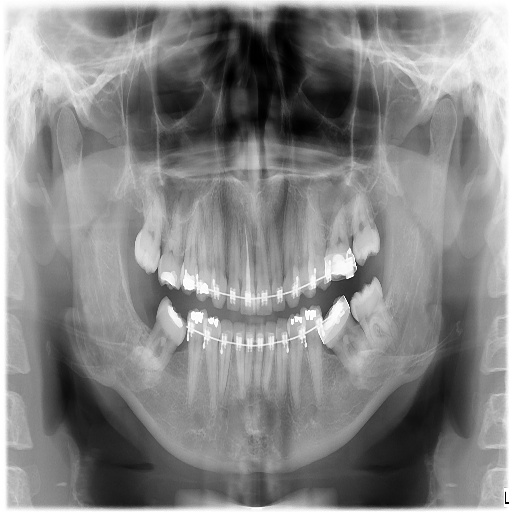
%> input picture Experiment_05/Inputs/images/CT.jpg, 512 x 512 px
$ octave --eval "task_01_matrix_analysis;"   (GNU Octave 9; MATLAB toolbox functions it lacks are replaced by stand-ins)
%> lines starting %> are read from the running program, lines starting %| are printed output that depends on the picture
function task_01_matrix_analysis()
% Experiment 01 - Task 1: Matrix Dimension, Data Type & Dynamic Range Analysis
% Course: Medical Image Processing (B.Sc. Biomedical Engineering)
% Faculty: Engr. Rana Talha Khalid | Department of Biomedical Engineering, Riphah International University

baseDir = fileparts(fileparts(mfilename('fullpath')));
ctPath = fullfile(baseDir, 'images', 'CT.jpg');
usPath = fullfile(baseDir, 'images', 'ultrasound.jpg');
outDir = fullfile(baseDir, 'outputs');
if ~exist(outDir, 'dir'), mkdir(outDir); end

fprintf('======================================================================\n');
fprintf('STUDENT LAB TASK 1: MATRIX DIMENSIONS, DATA TYPES & DYNAMIC RANGE\n');
fprintf('======================================================================\n');

% Analyze Modality 1: CT
imgCT = imread(ctPath);
%> imgCT is the input picture: size 512x512 uint8; min 0, max 255, mean 134.8
if size(imgCT, 3) == 3, imgCT = rgb2gray(imgCT); end
[r1, c1] = size(imgCT);
%> r1 = 512; c1 = 512
min1 = min(imgCT(:)); max1 = max(imgCT(:));
%> after `min1 = min(imgCT(:))`: min1 = 0
%> after `max1 = max(imgCT(:))`: max1 = 255
mean1 = mean(double(imgCT(:))); std1 = std(double(imgCT(:)));
%> after `mean1 = mean(double(imgCT(:)))`: mean1 = 134.8
%> after `std1 = std(double(imgCT(:)))`: std1 = 57.83

fprintf('\n--- MODALITY 1: Computed Tomography / Panoramic X-ray (CT) ---\n');
fprintf('  Dimensions (H x W)    : %d x %d pixels\n', r1, c1);
%|   Dimensions (H x W)    : 512 x 512 pixels
fprintf('  Data Class / Range    : %s [%d to %d]\n', class(imgCT), min1, max1);
%|   Data Class / Range    : uint8 [0 to 255]
fprintf('  Mean +- Std Dev       : %.2f +- %.2f\n', mean1, std1);
%|   Mean +- Std Dev       : 134.83 +- 57.83

% Extract 5x5 ROI from CT
ry1 = 150; rx1 = 200;
subCT = imgCT(ry1:ry1+4, rx1:rx1+4);
%> subCT = [104 108 106 105 104; 105 109 111 110 112; 113 116 119 118 118; 115 113 110 111 105; 101 103 102 102 100]
fprintf('  Extracted 5x5 ROI at (y=%d:%d, x=%d:%d):\n', ry1, ry1+4, rx1, rx1+4);
disp(subCT);
%|   104  108  106  105  104
%|   105  109  111  110  112
%|   113  116  119  118  118
%|   115  113  110  111  105
%|   101  103  102  102  100

% Analyze Modality 2: Ultrasound
imgUS = imread(usPath);
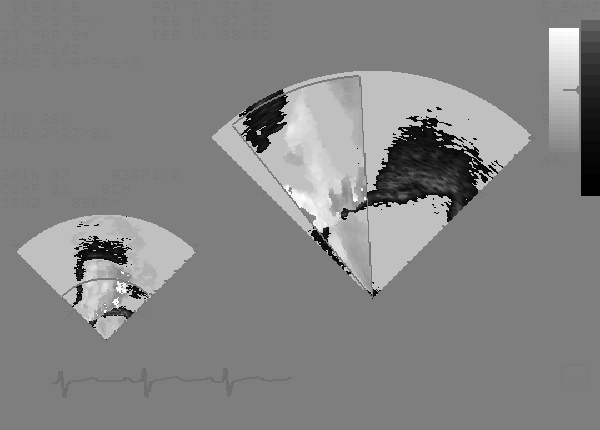
%> input picture Experiment_01/Inputs/images/ultrasound.jpg, 600 x 430 px
%> imgUS is the input picture: size 430x600 uint8; min 0, max 255, mean 132.1
if size(imgUS, 3) == 3, imgUS = rgb2gray(imgUS); end
[r2, c2] = size(imgUS);
%> r2 = 430; c2 = 600
min2 = min(imgUS(:)); max2 = max(imgUS(:));
%> after `min2 = min(imgUS(:))`: min2 = 0
%> after `max2 = max(imgUS(:))`: max2 = 255
mean2 = mean(double(imgUS(:))); std2 = std(double(imgUS(:)));
%> after `mean2 = mean(double(imgUS(:)))`: mean2 = 132.1
%> after `std2 = std(double(imgUS(:)))`: std2 = 36.12

fprintf('\n--- MODALITY 2: B-Mode Ultrasound Echocardiogram (US) ---\n');
fprintf('  Dimensions (H x W)    : %d x %d pixels\n', r2, c2);
%|   Dimensions (H x W)    : 430 x 600 pixels
fprintf('  Data Class / Range    : %s [%d to %d]\n', class(imgUS), min2, max2);
%|   Data Class / Range    : uint8 [0 to 255]
fprintf('  Mean +- Std Dev       : %.2f +- %.2f\n', mean2, std2);
%|   Mean +- Std Dev       : 132.07 +- 36.12

% Extract 5x5 ROI from US
ry2 = 200; rx2 = 250;
subUS = imgUS(ry2:ry2+4, rx2:rx2+4);
%> subUS = [126 126 126 126 126; 126 126 126 126 126; 126 126 126 126 126; 126 126 126 126 126; 126 126 126 126 126]
fprintf('  Extracted 5x5 ROI at (y=%d:%d, x=%d:%d):\n', ry2, ry2+4, rx2, rx2+4);
disp(subUS);
%|   126  126  126  126  126
%|   126  126  126  126  126
%|   126  126  126  126  126
%|   126  126  126  126  126
%|   126  126  126  126  126

fig = figure('Color', [0.06 0.09 0.16], 'Position', [100, 100, 1050, 800], 'Visible', 'off');

% Row 1: CT Scan & Heatmap
subplot(2, 2, 1);
imshow(imgCT, []);
title(sprintf('CT Modality (%dx%d) | Mean=%.1f', r1, c1, mean1), 'Color', 'w', 'FontWeight', 'bold');
hold on;
rectangle('Position', [rx1, ry1, 5, 5], 'EdgeColor', [0.22 0.74 0.97], 'LineWidth', 2);

subplot(2, 2, 2);
imagesc(double(subCT)); colormap(gca, hot(256)); colorbar('Color', 'w');
title(sprintf('CT 5x5 ROI (Mean=%.1f)', mean(double(subCT(:)))), 'Color', [0.22 0.74 0.97], 'FontWeight', 'bold');
set(gca, 'XTick', 1:5, 'XTickLabel', rx1:rx1+4, 'YTick', 1:5, 'YTickLabel', ry1:ry1+4, 'XColor', 'w', 'YColor', 'w');
for r = 1:5
    for c = 1:5
        val = subCT(r, c);
        tc = 'w'; if val > 140, tc = 'k'; end
        text(c, r, num2str(val), 'Color', tc, 'FontWeight', 'bold', 'HorizontalAlignment', 'center');
    end
end

% Row 2: US Scan & Heatmap
subplot(2, 2, 3);
imshow(imgUS, []);
title(sprintf('Ultrasound Modality (%dx%d) | Mean=%.1f', r2, c2, mean2), 'Color', 'w', 'FontWeight', 'bold');
hold on;
rectangle('Position', [rx2, ry2, 5, 5], 'EdgeColor', [0.22 0.74 0.97], 'LineWidth', 2);

subplot(2, 2, 4);
imagesc(double(subUS)); colormap(gca, hot(256)); colorbar('Color', 'w');
title(sprintf('Ultrasound 5x5 ROI (Mean=%.1f)', mean(double(subUS(:)))), 'Color', [0.22 0.74 0.97], 'FontWeight', 'bold');
set(gca, 'XTick', 1:5, 'XTickLabel', rx2:rx2+4, 'YTick', 1:5, 'YTickLabel', ry2:ry2+4, 'XColor', 'w', 'YColor', 'w');
for r = 1:5
    for c = 1:5
        val = subUS(r, c);
        tc = 'w'; if val > 140, tc = 'k'; end
        text(c, r, num2str(val), 'Color', tc, 'FontWeight', 'bold', 'HorizontalAlignment', 'center');
    end
end

sgtitle('Task 1: Medical Modality Matrix Representation & ROI Comparison (MATLAB)', 'Color', 'w', 'FontSize', 12, 'FontWeight', 'bold');
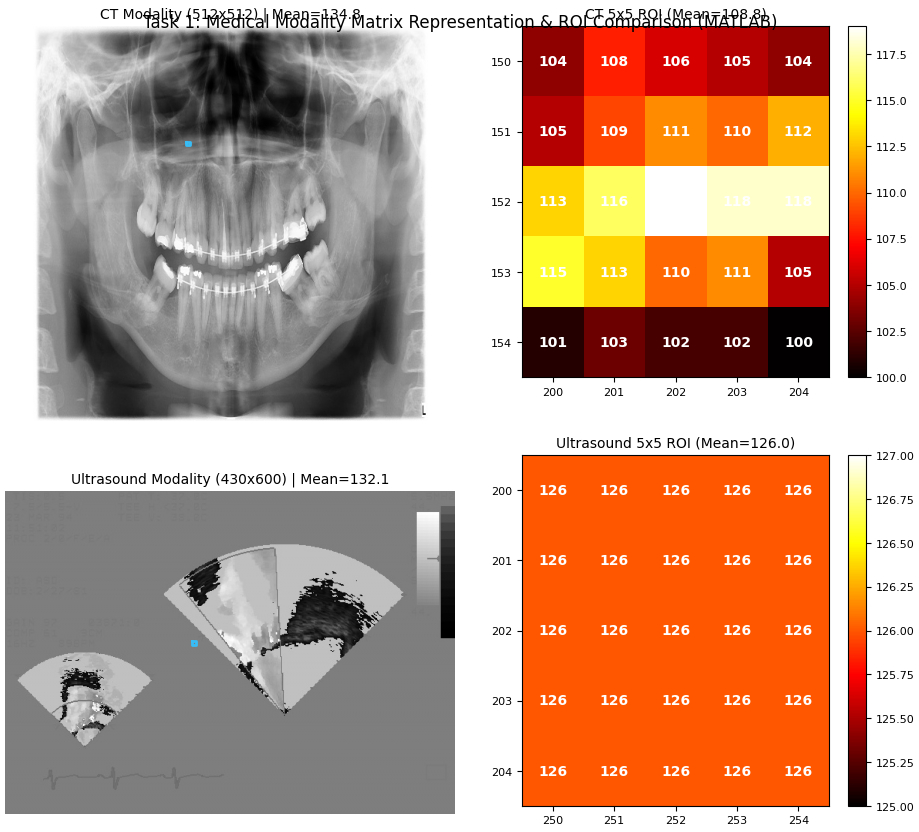
%> figure redrawn from the program's plot data, 4 panels

outPath = fullfile(outDir, 'task_01_matrix_analysis_matlab.png');
saveas(fig, outPath);
close(fig);
fprintf('\n[SAVED] Task 1 Output saved to: %s\n', outPath);
end
